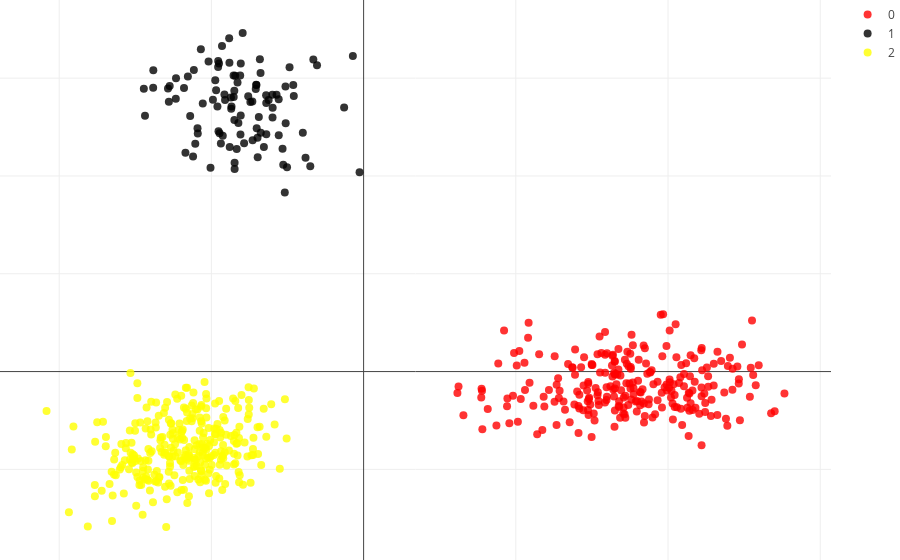

The cell this chart's notebook holds for it:
### Code cell
## lets visualize the result now:
colors_pres= ['red','black','yellow']

fig_data= [go.Scatter3d(
        x = features[[x for x in range(sum(Sizes)) if labels[x] == i],0],
        y = features[[x for x in range(sum(Sizes)) if labels[x] == i],1],
        type='scatter',
        mode= "markers",
        marker= {
        'color': colors_pres[i],
        'line': {'width': 0},
        'size': 8,
        'symbol': 'circle',
      "opacity": .8
      },
      name= str(i)
    ) for i in range(N_pops)]


layout = go.Layout(
    margin=dict(
        l=0,
        r=0,
        b=0,
        t=0
    ),
    scene= Scene(
    yaxis=dict(
        title='PC2: {}'.format(round(var_comps[1],3))),
    xaxis=dict(
    title= 'PC1: {}'.format(round(var_comps[0],3))),
    zaxis=dict(
    title= 'PC3: {}'.format(round(var_comps[2],3))))
)

fig = go.Figure(data=fig_data, layout=layout)
iplot(fig)

### Figure 1 — Plotly figure (JSON) as saved in the notebook; plotly's stock layout.template omitted (floating-point values rounded to 4 significant figures; data arrays with more than 128 entries replaced by an {"elided": "..."} marker saying what was removed)
{"data": [{"marker": {"color": "red", "line": {"width": 0}, "opacity": 0.8, "size": 8, "symbol": "circle"}, "mode": "markers", "name": "0", "type": "scatter", "x": {"elided": "250 float values"}, "y": {"elided": "250 float values"}}, {"marker": {"color": "black", "line": {"width": 0}, "opacity": 0.8, "size": 8, "symbol": "circle"}, "mode": "markers", "name": "1", "type": "scatter", "x": [-0.6396, -1.089, -0.528, -0.9746, -0.9143, -1.274, -0.9692, -0.9104, -0.8284, -0.4622, -0.9464, -0.9605, -0.8074, -0.7851, -0.99, -0.9501, -0.3994, -1.18, -1.233, -0.8698, -0.6405, -0.8832, -0.6771, -0.8436, -0.6971, -0.6393, -0.5576, -0.5996, -0.6815, -0.744, -0.3303, -0.7086, -0.9253, -0.5032, -0.8535, -0.6884, -0.7025, -0.3504, -1.14, -0.9533, -0.558, -1.019, -0.5179, -1.234, -1.28, -1.106, -0.5326, -0.7946, -0.8071, -0.8717, -0.8495, -0.8476, -0.8475, -0.8797, -1.383, -1.382, -0.128, -0.9377, -0.5721, -0.8493, -0.5121, -1.444, -0.3816, -0.6551, -0.8109, -1.436, -0.6239, -1.155, -1.121, -0.07075, -0.8228, -0.7293, -0.6959, -1.285, -1.115, -1.171, -0.3062, -1.091, -0.7312, -0.4866, -0.7057, -0.4587, -0.7581, -1.069, -0.02667, -0.6759, -0.8815, -0.5134, -0.5984, -0.8337, -0.9555, -0.8679, -0.9304, -0.9559, -0.7043, -1.006, -0.8543, -0.809, -0.5976, -1.057], "y": [2.746, 2.434, 2.115, 2.98, 2.834, 2.921, 2.876, 2.778, 2.955, 2.93, 2.436, 2.711, 2.619, 2.334, 2.779, 3.15, 2.443, 2.901, 2.999, 2.686, 2.825, 3.409, 3.053, 3.025, 2.391, 2.427, 2.417, 2.83, 3.194, 2.757, 3.191, 2.89, 2.412, 2.088, 2.807, 2.603, 2.489, 2.1, 2.614, 2.457, 2.785, 3.171, 1.831, 2.791, 2.758, 2.328, 2.279, 3.462, 3.15, 2.802, 2.871, 2.136, 2.071, 2.296, 2.903, 3.08, 2.7, 2.333, 2.832, 2.572, 2.538, 2.893, 2.187, 2.296, 3.028, 2.617, 2.776, 3.018, 2.2, 3.226, 2.541, 2.366, 2.192, 2.894, 3.082, 2.236, 3.131, 2.487, 2.763, 3.111, 2.932, 2.818, 2.815, 3.296, 2.039, 2.441, 3.157, 2.914, 2.599, 2.277, 3.174, 2.711, 3.328, 3.113, 2.93, 2.084, 3.028, 2.423, 2.696, 2.74]}, {"marker": {"color": "yellow", "line": {"width": 0}, "opacity": 0.8, "size": 8, "symbol": "circle"}, "mode": "markers", "name": "2", "type": "scatter", "x": {"elided": "300 float values"}, "y": {"elided": "300 float values"}}], "layout": {"margin": {"b": 0, "l": 0, "r": 0, "t": 0}, "scene": {"xaxis": {"title": "PC1: 0.132"}, "yaxis": {"title": "PC2: 0.097"}, "zaxis": {"title": "PC3: 0.017"}}}}
